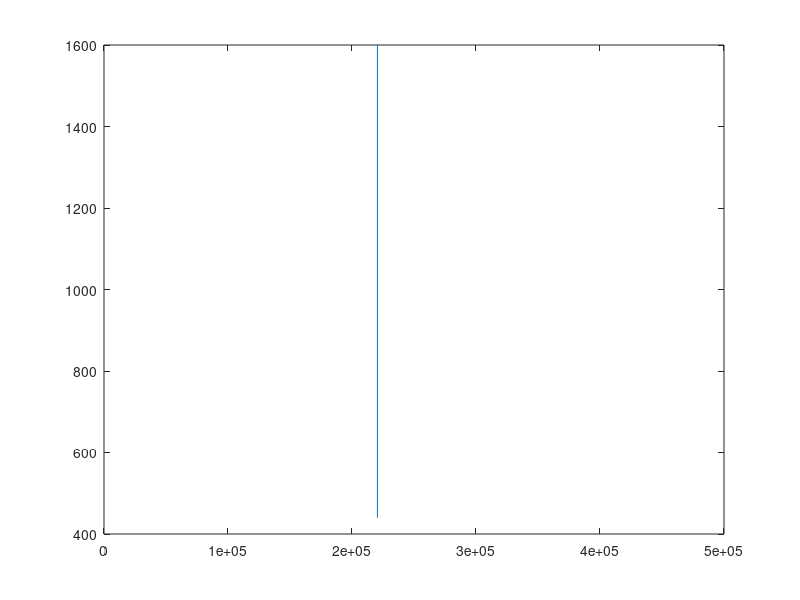
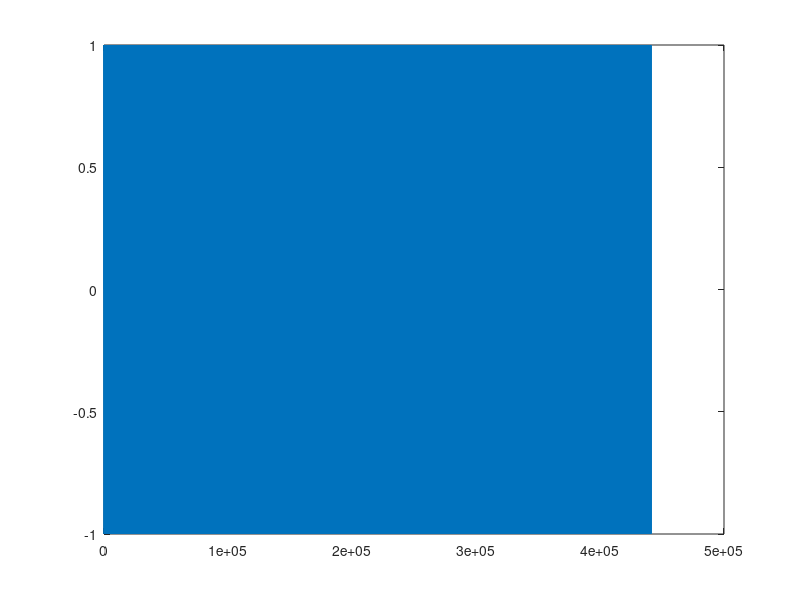

Here is the MATLAB script that generated these plots, in order: (Note: this script raises an error after producing the figures.)
%% Define characteristics of input bin wave

% Ramping style 
% How do we progress from different frequencies? 'lin', 'exp', or 'none'
ramp_style = 'none';

% Frequency Range (Hz)
min_f = 440;
max_f = 1600;


% Number of frequency bins (#)
num_f = 2;

% Total time (s)
t = 10;

% Ramp time. 
% How much time do we spend ramping between frequencies?
ramp_time = 10;

% framerate (#/s)
f_rate = 44100;
%% Create signal
all_fs = linspace(min_f, max_f, num_f);
if strcmp(ramp_style, 'none')
    f_time = t / num_f;
else
    f_time = (t - ((num_f - 1) * ramp_time)) / num_f;
end
num_f_samples = round(f_time * f_rate);
f_cum = (ones([num_f_samples, 1]) * all_fs)';

num_ramp_samples = round(ramp_time * f_rate);
ramp_cum = (ones([num_ramp_samples, 1]) * ones([1, num_f - 1]))';

if strcmp(ramp_style, 'none')
    f_func = reshape(f_cum', [1, numel(f_cum)]);
else
    if strcmp(ramp_style, 'lin')
        for r = 1:(num_f - 1)
            ramp_cum(r, :) = linspace(all_fs(r), all_fs(r+1), num_ramp_samples);
        end
    elseif strcmp(ramp_style, 'exp')
        for r = 1:(num_f - 1)
            ramp_cum(r, :) = logspace(log10(all_fs(r)), log10(all_fs(r+1)), num_ramp_samples);
        end
    else
        error(message('invalid ramp type. Must be lin, exp, or none'));
    end
    f_func = zeros([1, numel(ramp_cum) + numel(f_cum)]);
    f_func(1:num_f_samples) = f_cum(1, :);
    f_cum = f_cum(2:end, :);
    for i = 1:(num_f - 1)
        ind = find(f_func == 0);
        start = ind(1);
        r_end = ind(1)+num_ramp_samples-1;
        
        f_func(start:r_end) = ramp_cum(i, :);
        f_func(r_end+1:r_end+num_f_samples) = f_cum(i, :);
    end
end
close all
figure
plot(f_func)
figure
dphi = f_func * 2 * pi / f_rate;
signal = cumtrapz(dphi);
plot(sin(signal))
figure
spectrogram(sin(signal), 'yaxis')
